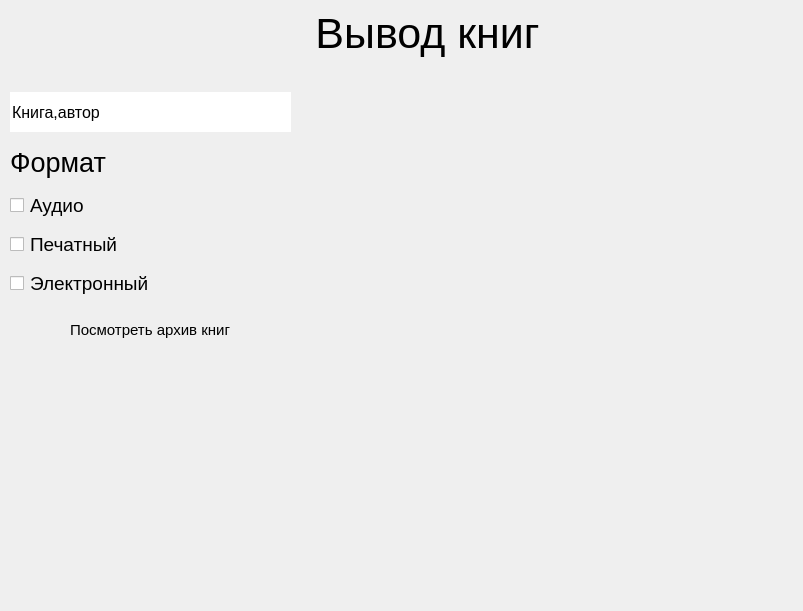
<?xml version="1.0" encoding="UTF-8"?>
<ui version="4.0">
 <class>BooksOutput</class>
 <widget class="QMainWindow" name="BooksOutput">
  <property name="geometry">
   <rect>
    <x>0</x>
    <y>0</y>
    <width>803</width>
    <height>611</height>
   </rect>
  </property>
  <property name="sizePolicy">
   <sizepolicy hsizetype="Preferred" vsizetype="Preferred">
    <horstretch>0</horstretch>
    <verstretch>0</verstretch>
   </sizepolicy>
  </property>
  <property name="minimumSize">
   <size>
    <width>500</width>
    <height>450</height>
   </size>
  </property>
  <property name="windowTitle">
   <string>Список книг</string>
  </property>
  <property name="styleSheet">
   <string notr="true">border: none;</string>
  </property>
  <widget class="QWidget" name="centralwidget">
   <layout class="QGridLayout" name="centralwidgetLayout">
    <property name="leftMargin">
     <number>0</number>
    </property>
    <property name="topMargin">
     <number>0</number>
    </property>
    <property name="rightMargin">
     <number>0</number>
    </property>
    <property name="bottomMargin">
     <number>0</number>
    </property>
    <property name="spacing">
     <number>0</number>
    </property>
    <item row="0" column="0" rowspan="2" colspan="2">
     <widget class="QWidget" name="header" native="true">
      <property name="cursor">
       <cursorShape>ArrowCursor</cursorShape>
      </property>
      <layout class="QHBoxLayout" name="headerLayout">
       <item>
        <widget class="ButtonBack" name="backBtn">
         <property name="sizePolicy">
          <sizepolicy hsizetype="Fixed" vsizetype="Fixed">
           <horstretch>0</horstretch>
           <verstretch>0</verstretch>
          </sizepolicy>
         </property>
         <property name="minimumSize">
          <size>
           <width>46</width>
           <height>46</height>
          </size>
         </property>
         <property name="maximumSize">
          <size>
           <width>46</width>
           <height>46</height>
          </size>
         </property>
         <property name="cursor">
          <cursorShape>PointingHandCursor</cursorShape>
         </property>
         <property name="text">
          <string/>
         </property>
         <property name="iconSize">
          <size>
           <width>45</width>
           <height>45</height>
          </size>
         </property>
        </widget>
       </item>
       <item>
        <widget class="QLabel" name="title">
         <property name="sizePolicy">
          <sizepolicy hsizetype="Expanding" vsizetype="Fixed">
           <horstretch>0</horstretch>
           <verstretch>0</verstretch>
          </sizepolicy>
         </property>
         <property name="font">
          <font>
           <pointsize>32</pointsize>
          </font>
         </property>
         <property name="styleSheet">
          <string notr="true"/>
         </property>
         <property name="text">
          <string>Вывод книг</string>
         </property>
         <property name="alignment">
          <set>Qt::AlignCenter</set>
         </property>
         <property name="wordWrap">
          <bool>true</bool>
         </property>
         <property name="margin">
          <number>5</number>
         </property>
        </widget>
       </item>
      </layout>
     </widget>
    </item>
    <item row="2" column="1">
     <widget class="QScrollArea" name="booksArea">
      <property name="sizePolicy">
       <sizepolicy hsizetype="Expanding" vsizetype="Expanding">
        <horstretch>0</horstretch>
        <verstretch>0</verstretch>
       </sizepolicy>
      </property>
      <property name="minimumSize">
       <size>
        <width>0</width>
        <height>0</height>
       </size>
      </property>
      <property name="font">
       <font>
        <pointsize>9</pointsize>
       </font>
      </property>
      <property name="styleSheet">
       <string notr="true"/>
      </property>
      <property name="horizontalScrollBarPolicy">
       <enum>Qt::ScrollBarAlwaysOff</enum>
      </property>
      <property name="widgetResizable">
       <bool>true</bool>
      </property>
      <widget class="QWidget" name="booksTable">
       <property name="geometry">
        <rect>
         <x>0</x>
         <y>0</y>
         <width>503</width>
         <height>525</height>
        </rect>
       </property>
       <property name="sizePolicy">
        <sizepolicy hsizetype="Expanding" vsizetype="Expanding">
         <horstretch>0</horstretch>
         <verstretch>0</verstretch>
        </sizepolicy>
       </property>
       <layout class="QGridLayout" name="booksTableLayout">
        <property name="spacing">
         <number>0</number>
        </property>
       </layout>
      </widget>
     </widget>
    </item>
    <item row="2" column="0" alignment="Qt::AlignTop">
     <widget class="QWidget" name="filters" native="true">
      <property name="sizePolicy">
       <sizepolicy hsizetype="MinimumExpanding" vsizetype="Expanding">
        <horstretch>0</horstretch>
        <verstretch>0</verstretch>
       </sizepolicy>
      </property>
      <property name="maximumSize">
       <size>
        <width>300</width>
        <height>16777215</height>
       </size>
      </property>
      <property name="styleSheet">
       <string notr="true"/>
      </property>
      <layout class="QVBoxLayout" name="filtersHLayout">
       <property name="spacing">
        <number>15</number>
       </property>
       <property name="leftMargin">
        <number>10</number>
       </property>
       <property name="topMargin">
        <number>25</number>
       </property>
       <property name="bottomMargin">
        <number>9</number>
       </property>
       <item>
        <widget class="QLineEdit" name="searchLine">
         <property name="minimumSize">
          <size>
           <width>0</width>
           <height>40</height>
          </size>
         </property>
         <property name="maximumSize">
          <size>
           <width>1677215</width>
           <height>16777215</height>
          </size>
         </property>
         <property name="font">
          <font>
           <pointsize>12</pointsize>
          </font>
         </property>
         <property name="text">
          <string>Книга,автор</string>
         </property>
        </widget>
       </item>
       <item>
        <widget class="QLabel" name="lblFormat">
         <property name="sizePolicy">
          <sizepolicy hsizetype="Fixed" vsizetype="Fixed">
           <horstretch>0</horstretch>
           <verstretch>0</verstretch>
          </sizepolicy>
         </property>
         <property name="font">
          <font>
           <pointsize>20</pointsize>
          </font>
         </property>
         <property name="text">
          <string>Формат</string>
         </property>
        </widget>
       </item>
       <item>
        <widget class="QCheckBox" name="audioBookCheckBox">
         <property name="font">
          <font>
           <pointsize>14</pointsize>
          </font>
         </property>
         <property name="text">
          <string>Аудио</string>
         </property>
        </widget>
       </item>
       <item>
        <widget class="QCheckBox" name="printBookCheckBox">
         <property name="font">
          <font>
           <pointsize>14</pointsize>
          </font>
         </property>
         <property name="text">
          <string>Печатный</string>
         </property>
        </widget>
       </item>
       <item>
        <widget class="QCheckBox" name="eBookCheckBox">
         <property name="font">
          <font>
           <pointsize>14</pointsize>
          </font>
         </property>
         <property name="text">
          <string>Электронный</string>
         </property>
        </widget>
       </item>
       <item alignment="Qt::AlignHCenter">
        <widget class="QPushButton" name="historyBookBtn">
         <property name="sizePolicy">
          <sizepolicy hsizetype="Expanding" vsizetype="Fixed">
           <horstretch>0</horstretch>
           <verstretch>0</verstretch>
          </sizepolicy>
         </property>
         <property name="minimumSize">
          <size>
           <width>250</width>
           <height>40</height>
          </size>
         </property>
         <property name="font">
          <font>
           <pointsize>11</pointsize>
          </font>
         </property>
         <property name="cursor">
          <cursorShape>PointingHandCursor</cursorShape>
         </property>
         <property name="text">
          <string>Посмотреть архив книг</string>
         </property>
        </widget>
       </item>
      </layout>
     </widget>
    </item>
   </layout>
  </widget>
 </widget>
 <customwidgets>
  <customwidget>
   <class>ButtonBack</class>
   <extends>QPushButton</extends>
   <header>../../../ButtonBack.h</header>
  </customwidget>
 </customwidgets>
 <resources/>
 <connections/>
</ui>
